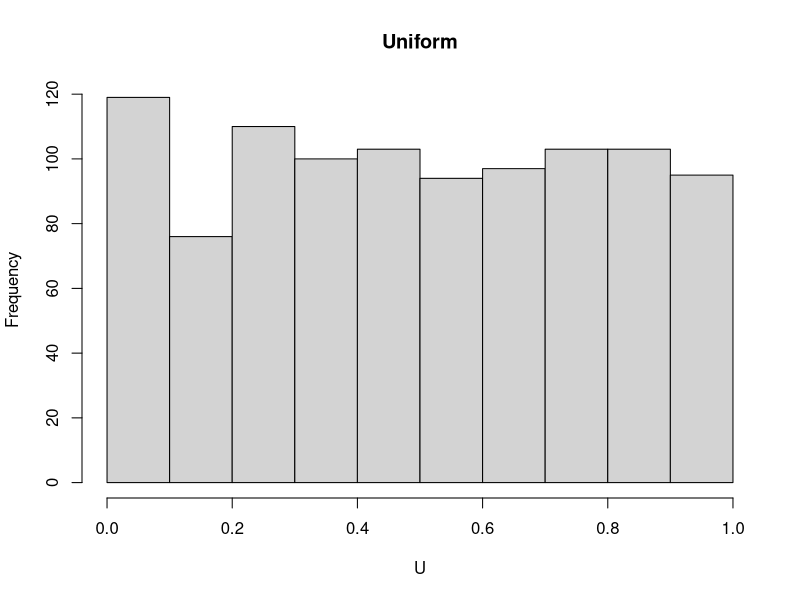
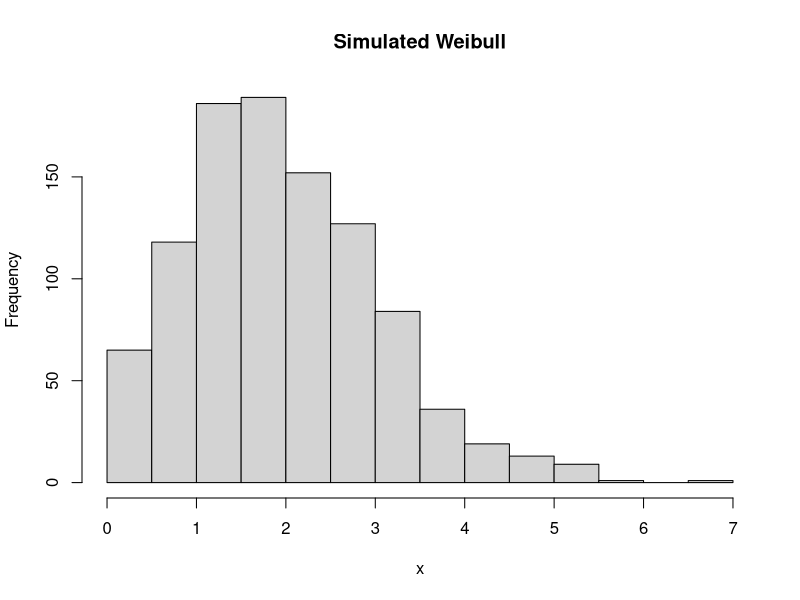
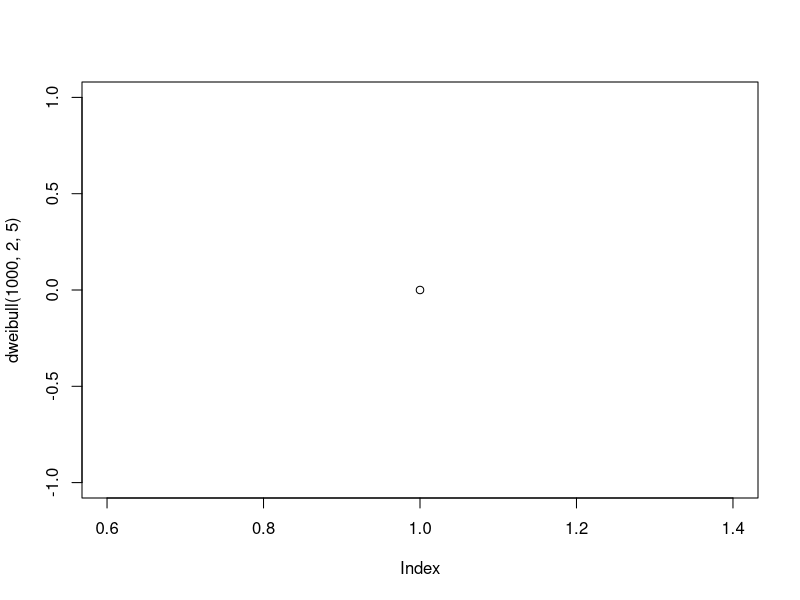
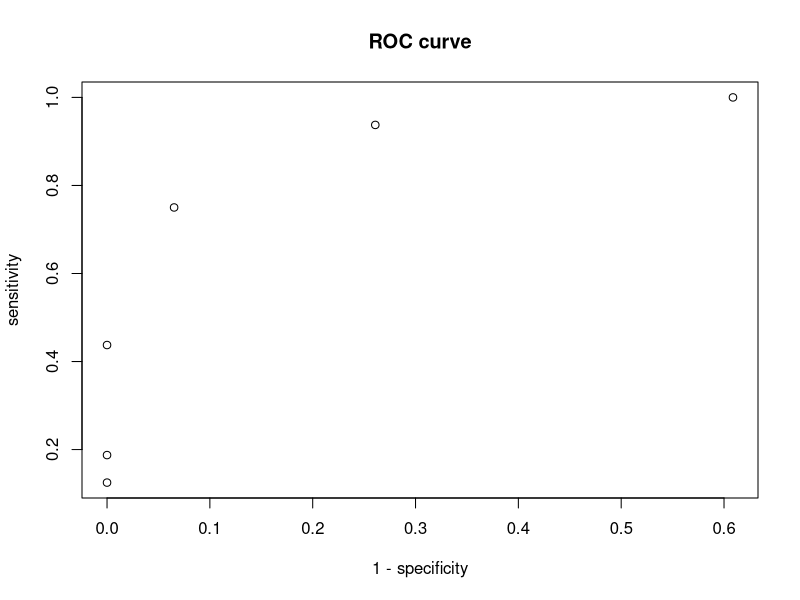

These charts were generated, in order, by the following R code:
## ---- chunk 1
knitr::opts_chunk$set(echo = TRUE)
## ---- chunk 2
set.seed(19990318)
U <- runif(1000, 0, 1)
gamma = 2
beta = 5 
# inverse CDF F^{-1}
x = (-beta*log(1-U))^(1/gamma)
hist(U,main = "Uniform")
hist (x, main =" Simulated Weibull ")

plot(dweibull(1000, 2, 5 ))


## ---- chunk 3
library(ggplot2)
D <- 16
ND <- 46
class(D)
T <- c(2, 3, 10, 24, 43, 62 )
NT <- c(60,59, 52, 38,  19 , 0)

TP <- c(2, 3, 7, 12, 15, 16)
TN <- c(46, 46, 46, 43, 34, 18)
sensitivity <- TP/D
specificity <- TN/ND
sensitivity
specificity

plot( 1-specificity, sensitivity, main = "ROC curve")

prevalence <- D/(D+ND)
PPV_2 <- (sensitivity*prevalence)/( sensitivity*prevalence + (1-specificity)*(1-prevalence)   )
PPV <- TP/T
PPV_2
PPV
